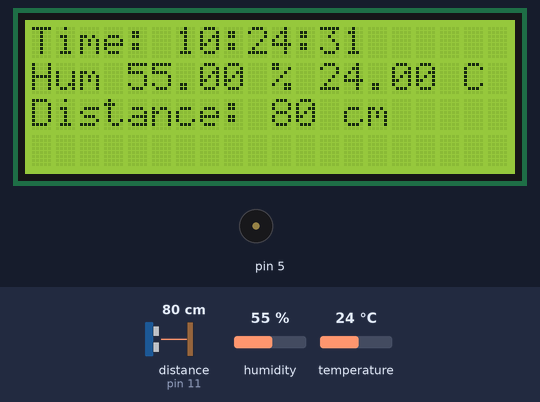
Bench run of a sketch on a simulated Arduino Uno, built with avr-gcc and run on an emulated ATmega328P. Shown: 20×4 character LCD, buzzer (waves = sounding). The test bench sets the inputs (shaded band); at power-on: distance to the obstacle (sensor on pin 11) 80 cm, humidity 55 %, temperature 24 °C. The echo pulse lasts 58.3 µs per cm; the local clock reads 2024-03-15 10:24:30 at power-on unless the sketch sets it.

Above: at 1.7 s.
1.8 s: distance to the obstacle (sensor on pin 11) set to 11 cm
At 2.8 s:
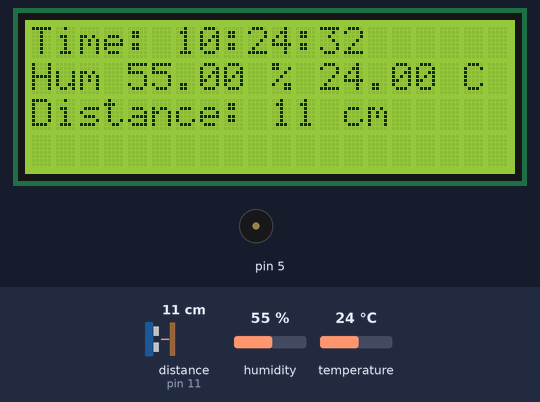
3.6 s: distance to the obstacle (sensor on pin 11) set to 8 cm
At 3.91 s:
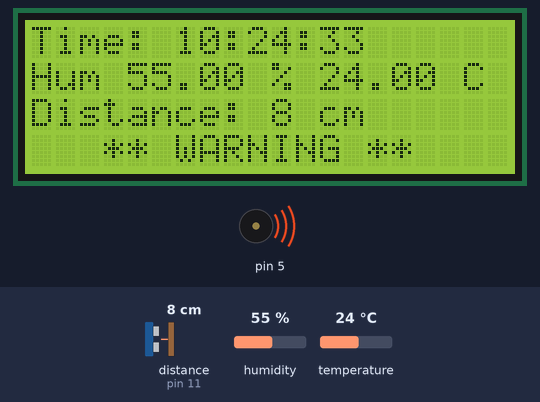
5.7 s: humidity set to 22 %
At 7.98 s:
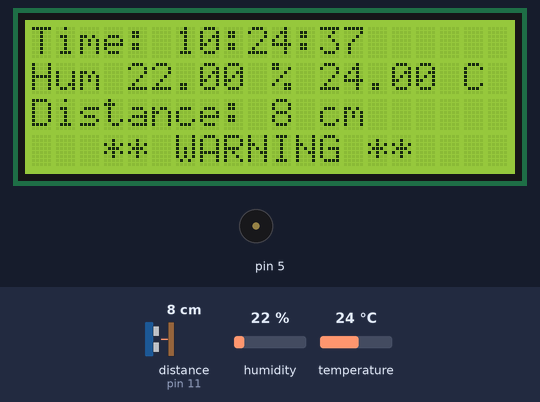
9.0 s: temperature set to 12 °C
At 10.13 s:
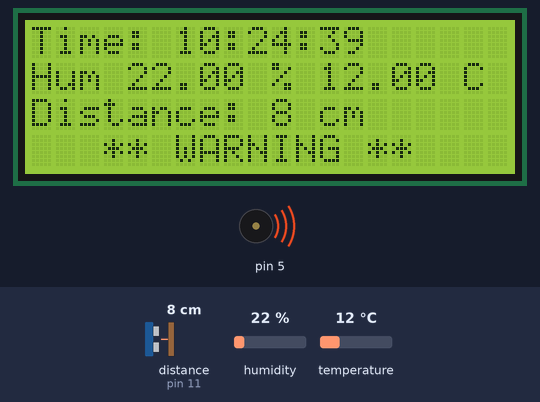
11.4 s: humidity set to 40 %
At 12.51 s:
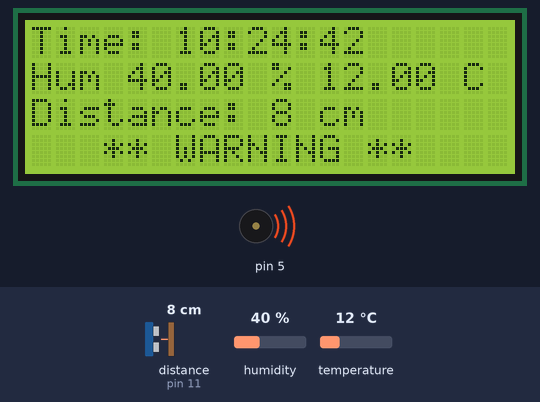
13.8 s: distance to the obstacle (sensor on pin 11) set to 2 cm
At 14.4 s:
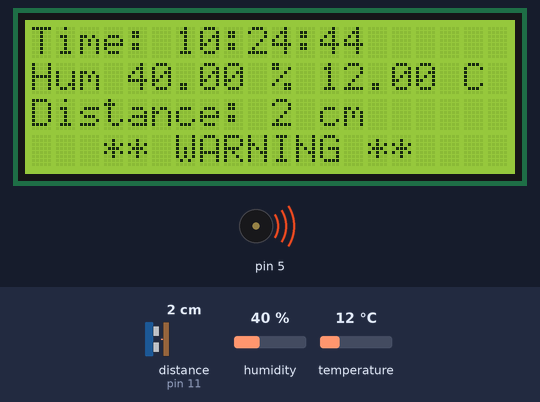
Timing chart, 0 to 16.7 s (numbered marks = the images above; inputs shaded):
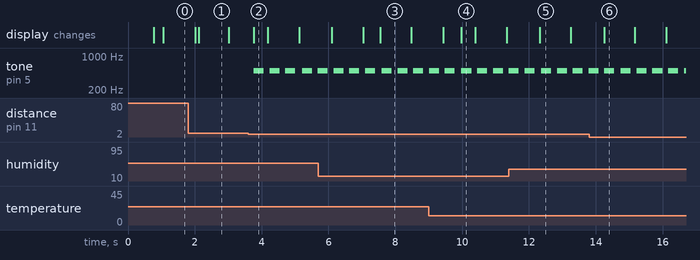

Measured:
- the behaviour switches between 10 and 9 cm on distance to the obstacle (sensor on pin 11) (found by bisection; images 1 and 2)
- after the input at 3.6 s, tone on pin 5: alternates 500 Hz for 0.30 s and silent for 0.17 s, starting after 0.17 s; the display: changes after 0.17 s (image 2)
- what the display in image 2 shows lasts 0.4 s, from 3.8 s to 4.2 s
- what the display in image 6 shows lasts 0.9 s, from 14.3 s to 15.2 s

The sketch:

ArduinoLCD.ino
```cpp
#include <Wire.h>
#include <LiquidCrystal_I2C.h>
LiquidCrystal_I2C LCD(0x27,20,4); //設定LCD顯示器位置0x27,設定LCD大小為20*4

#include <DS3231.h>
DS3231 rtc(6,7);               //設定時間模組SDA,SCL位置為Arduino第6,7腳
Time t;                       //t為時間模組time的變數

#include <DHT.h>
DHT dht(2,DHT11);            //設定溫溼度感測器DHT接腳位置為Arduino第2腳

#include <Ultrasonic.h>
#define TRIG_PIN 10          //設定超音波距離感測器trig接角位置為Arduino第10腳
#define ECHO_PIN 11         //設定超音波距離感測器echo接角位置為Arduino第11腳
Ultrasonic us(TRIG_PIN,ECHO_PIN);
int dist;

void setup()
{
  LCD.init();
  LCD.backlight();
  LCD.clear();
  rtc.begin();
  dht.begin();
  delay(500);
  pinMode(5,OUTPUT);//蜂鳴器IN接腳位置為Arduino第5腳
}

void displayTime()
{
  t=rtc.getTime();// t函數從時間模組提取時間
  LCD.setCursor(0,0);//在LCD第1行第1個字輸入(0為第1行、第1個字)
  LCD.print("Time: ");
  LCD.print(t.hour);
  LCD.print(":");
  LCD.print(t.min);
  LCD.print(":");
  LCD.print(t.sec);
  LCD.print("   ");
}
void loop()
{
  delay(100);
  displayTime();

  float h = dht.readHumidity(); //濕度值輸入到h函數裡
  float t = dht.readTemperature(); //攝氏值輸入到t函數裡
  LCD.setCursor(0,1); //在LCD第2行第1個字輸入
  LCD.print("Hum ");
  LCD.print(h);
  LCD.print(" % ");
  LCD.print(t);
  LCD.print(" C    ");

  dist=us.read(CM);//超音波距離輸入到dist函數裡
  LCD.setCursor(0,2); //在LCD第3行第1個字輸入
  LCD.print("Distance: ");
  LCD.print(dist);
  LCD.print(" cm");
  LCD.print("   ");

  if (dist<10)//判斷超音波感測距離是否位於10公分內
  {
    LCD.setCursor(3,3); //在LCD第4行第4個字輸入
    LCD.print("** WARNING **");
    tone(5,500); //蜂鳴器響起
    delay(300);
    noTone(5); //關閉蜂鳴器
  }
  else
  {
    LCD.setCursor(3,3);
    LCD.print("             ");
  }
}
```
